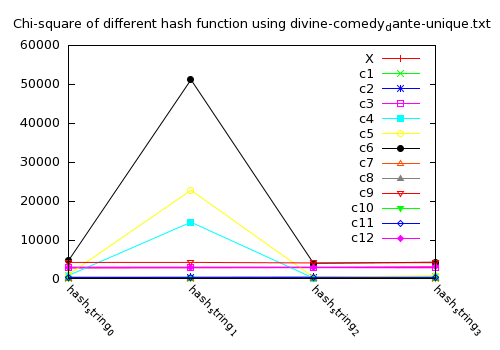

This chart was generated by the following gnuplot code:
set terminal pngcairo  transparent enhanced font "arial,10" fontscale 1.0 size 500, 350 
set output 'histogram_Chi_dcdu.png'
set key inside right top vertical Right noreverse noenhanced autotitles nobox
set datafile missing '-'
set style data linespoints
set xtics border in scale 1,0.5 nomirror rotate by -45  offset character 0, 0, 0 autojustify
set xtics  norangelimit font ",8"
set xtics   ()
set title "Chi-square of different hash function using divine-comedy_dante-unique.txt" 
i = 22
plot 'hash_Chi_dcdu.dat' using 2:xtic(1) title columnheader(2), for [i=3:14] '' using i title columnheader(i)


# set terminal pngcairo  transparent enhanced font "arial,10" fontscale 1.0 size 500, 350 
# set output 'histogram_Chi.png'
# set boxwidth 0.9 absolute
# set style fill   solid 1.00 border lt -1
# set key inside right top vertical Right noreverse noenhanced autotitles nobox
# set style histogram clustered gap 1 title  off# set character 0, 0, 0
# set datafile missing '-'
# set style data histograms
# set xtics border in scale 0,0 nomirror rotate by -45  off# set character 0, 0, 0 autojustify
# set xtics  norangelimit font ",8"
# set xtics   ()
# set title "Chi-square of different hash function with 13 different capacities"
# set yrange [ 0.00000 : 25000 ] noreverse nowriteback
#i = 22
#plot 'hash_Chi.dat' using 2:xtic(1) ti col, '' u 3 ti col, '' u 4 ti col, '' u 5 ti col, '' u 6 ti col, '' u 7 ti col, '' u 8 ti col, '' u 9 ti col, '' u 10 ti col, '' u 11 ti col, '' u 12 ti col, '' u 13 ti col, '' u 14 ti col
